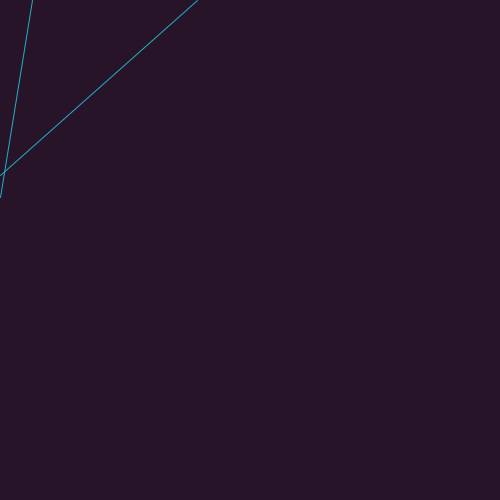
Frame 1 (no input)
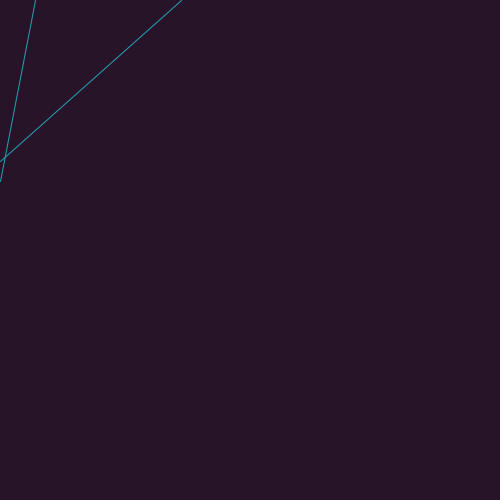
Frame 60 (the mouse pressed at the canvas centre just before this capture)
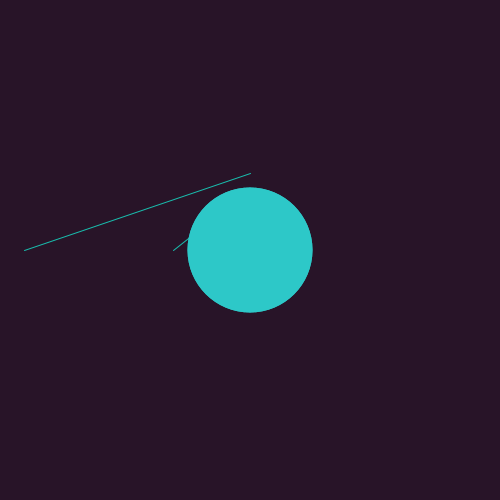
Frame 120 (the mouse held since frame 60 and released just before this capture)

The Processing sketch that drew these frames (run headless with seeded random() and noise(); from frame 60 on, the mouse is pressed at the canvas centre):

// Processing sketch: processing_99275
// ── processing_99275.pde

void setup()
{
  size(500,500);
}

void draw()
{
  
  
  background(40,20,40);
  
  int a= int(random(20,40));
  int b= int(random(150,250));
  int c= int(random(150,200));
  
  stroke(a,b,c);
  line(mouseX,b,c,mouseY);
  line(mouseX,c,a,mouseY);
  
  frameRate(20);
  
  noStroke();
  fill(45,200,200);
  
  float x;
  float ix;
  float y;
  float iy;
  x=mouseX;
  ix=width-mouseX;
  y=mouseY;
  iy=height-mouseY;
  
  ellipse(ix,height/2,mouseX/2,mouseX/2);
  ellipse(width/2,iy,mouseY/2,mouseY/2);
}
